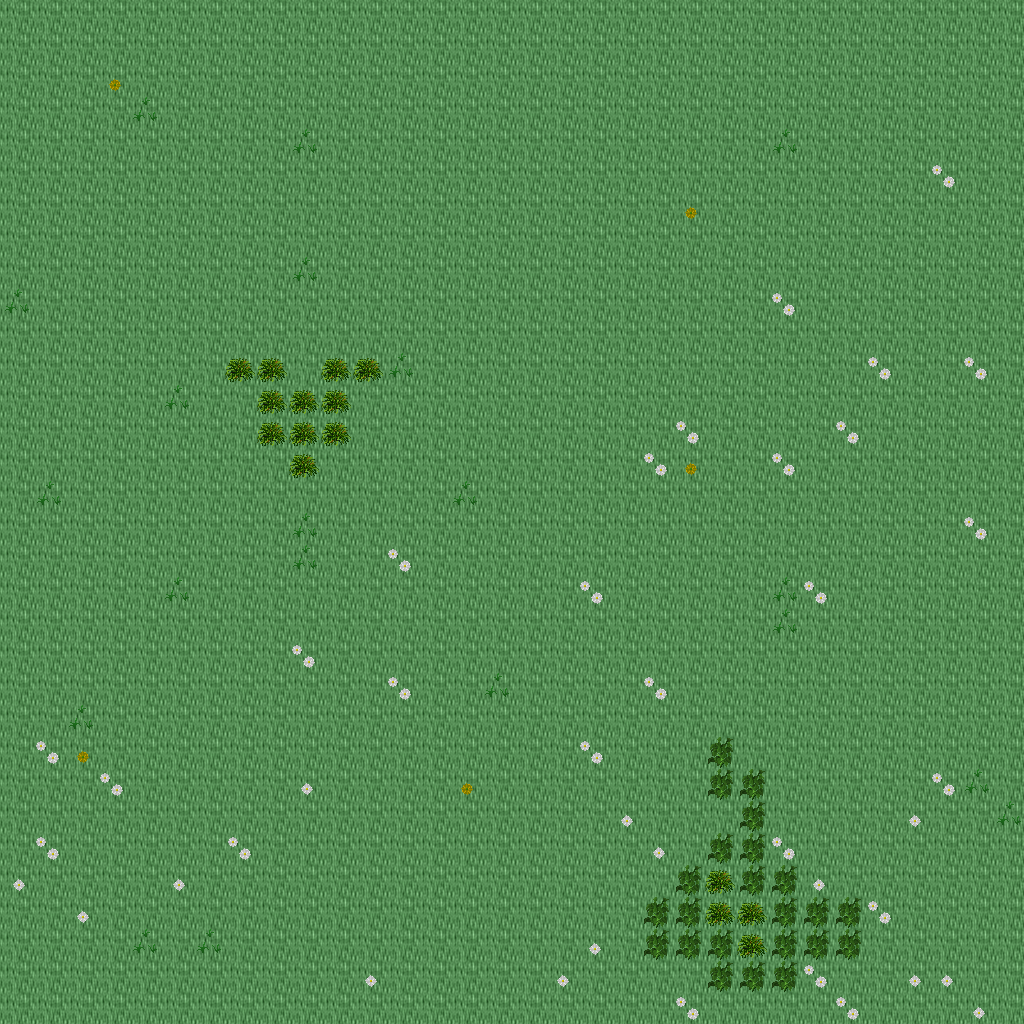

Rendered tile map (Tiled .tmx) drawn with the repository's tilesets; below, a short description and the map source with its tile grids summarised:
An orthogonal 32x32 tile map with 32x32 px tiles, 5 tile layers (Ground, Objects, Objects2, Above, ...), 1 hidden layer not drawn, 13 tilesets.

<map version="1.10" tiledversion="1.11.0" orientation="orthogonal" renderorder="right-down" width="32" height="32" tilewidth="32" tileheight="32" infinite="0" nextlayerid="11" nextobjectid="1">
 <tileset firstgid="1" name="ground_ground" tilewidth="32" tileheight="32" tilecount="33" columns="3">
  <image source="../drawable/ground_ground.png" width="96" height="352" />
 </tileset>
 <tileset firstgid="34" name="plant_grasses" tilewidth="32" tileheight="32" tilecount="6" columns="3">
  <image source="../drawable/plant_grasses.png" width="96" height="64" />
 </tileset>
 <tileset firstgid="40" name="plant_flower_daisy_white" tilewidth="32" tileheight="32" tilecount="8" columns="2">
  <image source="../drawable/plant_flower_daisy_white.png" width="64" height="128" />
 </tileset>
 <tileset firstgid="48" name="plant_flower_daisy_yellow" tilewidth="32" tileheight="32" tilecount="8" columns="2">
  <image source="../drawable/plant_flower_daisy_yellow.png" width="64" height="128" />
 </tileset>
 <tileset firstgid="56" name="plant_bush_bushes" tilewidth="32" tileheight="32" tilecount="10" columns="5">
  <image source="../drawable/plant_bush_bushes.png" width="160" height="64" />
 </tileset>
 <tileset firstgid="66" name="plant_tree_tree_darkgreen" tilewidth="32" tileheight="32" tilecount="88" columns="8">
  <image source="../drawable/plant_tree_tree_darkgreen.png" width="256" height="352" />
 </tileset>
 <tileset firstgid="154" name="logic_creature_elf" tilewidth="32" tileheight="32" tilecount="16" columns="8">
  <image source="../drawable/logic_creature_elf.png" width="256" height="64" />
 </tileset>
 <tileset firstgid="170" name="logic_creature_rodent" tilewidth="32" tileheight="32" tilecount="8" columns="8">
  <image source="../drawable/logic_creature_rodent.png" width="256" height="32" />
 </tileset>
 <tileset firstgid="178" name="logic_creature_animal" tilewidth="32" tileheight="32" tilecount="32" columns="8">
  <image source="../drawable/logic_creature_animal.png" width="256" height="128" />
 </tileset>
 <tileset firstgid="210" name="logic_item_resources" tilewidth="32" tileheight="32" tilecount="6" columns="6">
  <image source="../drawable/logic_item_resources.png" width="192" height="32" />
 </tileset>
 <tileset firstgid="216" name="logic_item_mushroom" tilewidth="32" tileheight="32" tilecount="6" columns="6">
  <image source="../drawable/logic_item_mushroom.png" width="192" height="32" />
 </tileset>
 <tileset firstgid="222" name="logic_collision" tilewidth="32" tileheight="32" tilecount="1" columns="1">
  <image source="../drawable/logic_collision.png" width="32" height="32" />
 </tileset>
 <tileset firstgid="223" name="logic_item_herb" tilewidth="32" tileheight="32" tilecount="5" columns="5">
  <image source="../drawable/logic_item_herb.png" width="160" height="32" />
 </tileset>
 <layer id="1" name="Ground" width="32" height="32">
  <data>[1024 cells, 1024 non-empty, 1 distinct tile ids]</data>
 </layer>
 <layer id="2" name="Objects" width="32" height="32">
  <data>[1024 cells, 103 non-empty, 6 distinct tile ids]</data>
 </layer>
 <layer id="3" name="Objects2" width="32" height="32">
  <data>[1024 cells, 0 non-empty, 0 distinct tile ids]</data>
 </layer>
 <layer id="4" name="Above" width="32" height="32">
  <data>[1024 cells, 0 non-empty, 0 distinct tile ids]</data>
 </layer>
 <layer id="5" name="Above2" width="32" height="32">
  <data>[1024 cells, 0 non-empty, 0 distinct tile ids]</data>
 </layer>
 <layer id="6" name="Walkable" width="32" height="32" visible="0">
  <data>[1024 cells, 38 non-empty, 1 distinct tile ids]</data>
 </layer>
 <objectgroup id="7" name="Mapevents" />
 <objectgroup id="8" name="Spawn" />
 <objectgroup id="9" name="Keys" />
 <objectgroup id="10" name="Replace" />
</map>
